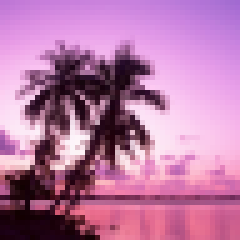
#> input picture ImageSegmentation/dream.png, 48 x 48 px (shown 5 times larger)
$ python image_segmentation.py   (older library calls are emulated)
#> lines starting #> are read from the running program, lines starting #| are printed output that depends on the picture; after the words box and inside, x2 and y2 are one past the last pixel; in counts of white or black regions, pixels touching at a corner belong together
import numpy as np
import scipy
import scipy.sparse
from imageio import imread
import matplotlib.pyplot as plt
from scipy.sparse import linalg as spla

def laplacian(A):
    """Compute the Laplacian matrix of the graph G that has adjacency matrix A.

    Parameters:
        A ((N,N) ndarray): The adjacency matrix of an undirected graph G.

    Returns:
        L ((N,N) ndarray): The Laplacian matrix of G.
    """
    return np.diag(A.sum(axis = 0)) - A


def connectivity(A, tol=1e-8):
    """Compute the number of connected components in the graph G and its
    algebraic connectivity, given the adjacency matrix A of G.

    Parameters:
        A ((N,N) ndarray): The adjacency matrix of an undirected graph G.
        tol (float): Eigenvalues that are less than this tolerance are
            considered zero.

    Returns:
        (int): The number of connected components in G.
        (float): the algebraic connectivity of G.
    """
    eig_values = scipy.linalg.eig(laplacian(A))
    connected_comp_number = sum(1 for i in np.eig_values if np.real(i) < tol)
    algebraic_connectivity = np.max(np.partition(eig_values, 1))
    return connected_comp_number, algebraic_connectivity


def get_neighbors(index, radius, height, width):
    """Calculate the flattened indices of the pixels that are within the given
    distance of a central pixel, and their distances from the central pixel.

    Parameters:
        index (int): The index of a central pixel in a flattened image array
            with original shape (radius, height).
        radius (float): Radius of the neighborhood around the central pixel.
        height (int): The height of the original image in pixels.
        width (int): The width of the original image in pixels.

    Returns:
        (1-D ndarray): the indices of the pixels that are within the specified
            radius of the central pixel, with respect to the flattened image.
        (1-D ndarray): the euclidean distances from the neighborhood pixels to
            the central pixel.
    """
    # Calculate the original 2-D coordinates of the central pixel.
    row, col = index // width, index % width

    # Get a grid of possible candidates that are close to the central pixel.
    r = int(radius)
    x = np.arange(max(col - r, 0), min(col + r + 1, width))
    y = np.arange(max(row - r, 0), min(row + r + 1, height))
    X, Y = np.meshgrid(x, y)

    # Determine which candidates are within the given radius of the pixel.
    R = np.sqrt(((X - col)**2 + (Y - row)**2))
    mask = R < radius
    return (X[mask] + Y[mask]*width).astype(np.int), R[mask]


class ImageSegmenter:
    """Class for storing and segmenting images."""

    def __init__(self, filename = "dream.png"):
        """Read the image file. Store its brightness values as a flat array."""
#> called with filename = 'dream.png'
        self.image = imread(filename)
#> self.image is the input picture: shape (48, 48, 3); mean R, G, B 183, 120, 164.6
        self.image = self.image / 255
        if len(self.image.shape) == 3:
            self.brightness = np.ravel(self.image.mean(axis=2))
#> self.brightness = 2304 values, max 0.978 at index 1359, min 0.0261 at index 1780, mean 0.611
        else:
            self.brightness = np.ravel(self.image)

    def show_original(self):
        """Display the original image."""
        if len(self.image.shape) == 3:
            plt.show(self.image, cmap="gray")
        else:
            plt.show(self.image)

    def adjacency(self, r=5., sigma_B2=.02, sigma_X2=3.):
        """Compute the Adjacency and Degree matrices for the image graph."""
        if len(self.image.shape) == 3:
            m, n, z = self.image.shape
        else:
            m, n = self.image.shape
        A = scipy.sparse.lil_matrix((n*m, n*m))
        print(A)
        D = np.zeros(m*n)
        for i in range(m*n):
            neigbors, distances = get_neighbors(i, r, m, n)
            weights = np.exp(-1 * abs(self.brightness[i] - self.brightness[neigbors])/sigma_B2 - distances/sigma_X2)
            A[i, neigbors] = weights
            D[i] = sum(weights)

        return A.tocsc(), D

    def cut(self, A, D):
        """Compute the boolean mask that segments the image."""
        if len(self.image.shape) == 3:
            m, n, z = self.image.shape
        else:
            m, n = self.image.shape
        L = scipy.sparse.csgraph.laplacian(A)
        D_1_2 = scipy.sparse.diags(D**-.5)
        DLD = D_1_2 @ L @ D_1_2
        print(DLD)
        vals, vecs = spla.eigsh(DLD, which="SM",  k=2)
        print((m,n))
        mask = vecs[:,1].reshape((m,n)) > 0
        return mask

    def segment(self, r=5., sigma_B=.02, sigma_X=3.):
        """Display the original image and its segments."""
        A, D = self.adjacency(r, sigma_B, sigma_X)
#| <List of Lists sparse matrix of dtype 'float64'
#| 	with 0 stored elements and shape (2304, 2304)>
#> after the loop in adjacency, `for i in range(m*n):`: D = 2304 values, max 17.17 at index 1289, min 1.02 at index 1632, mean 6.68
        mask = self.cut(A, D)
#> (printed output is left out)
#> in cut, `vals, vecs = spla.eigsh(DLD, which="SM",  k=2)`: vals = [5.27e-17, 0.000188]; vecs = 2304 pairs, first value 0.00813 to 0.0334, second value -0.0157 to 0.077
#| (48, 48)
#> in cut, `mask = vecs[:,1].reshape((m,n)) > 0`:
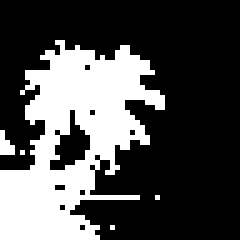
#> mask: shape (48, 48) bool (shown 5 times larger); 30.9% white; 5 white regions (4 under 20 px), largest, box (x1, y1, x2, y2) and area: (0, 8, 33, 48) 699
        if len(self.image.shape) == 3:
            pos = self.image * np.dstack((mask, mask, mask))
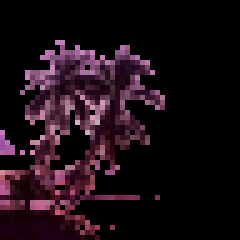
#> pos: shape (48, 48, 3) float64 (shown 5 times larger); mean R, G, B 0.108, 0.0546, 0.0821
            neg = self.image * np.dstack((~mask, ~mask, ~mask))
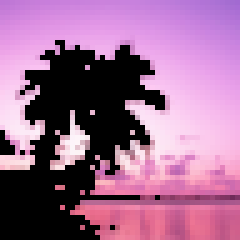
#> neg: shape (48, 48, 3) float64 (shown 5 times larger); mean R, G, B 0.61, 0.416, 0.563
            plt.subplot(1,3,1)
            plt.imshow(self.image)
            plt.subplot(1,3,2)
            plt.imshow(pos)
            plt.subplot(1,3,3)
            plt.imshow(neg)
            plt.show()
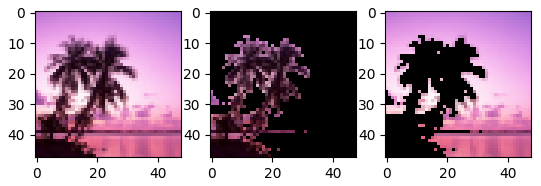
#> figure drawn by matplotlib, 3 panels
        else:
            plt.subplot(1,3,1)
            plt.imshow(self.image, cmap="gray")
            plt.subplot(1,3,2)
            plt.imshow(self.image * mask, cmap="gray")
            plt.subplot(1,3,3)
            plt.imshow(self.image * ~mask, cmap="gray")
            plt.show()

a = ImageSegmenter()
a.segment()

# [5 lines of commented-out code are left out]
